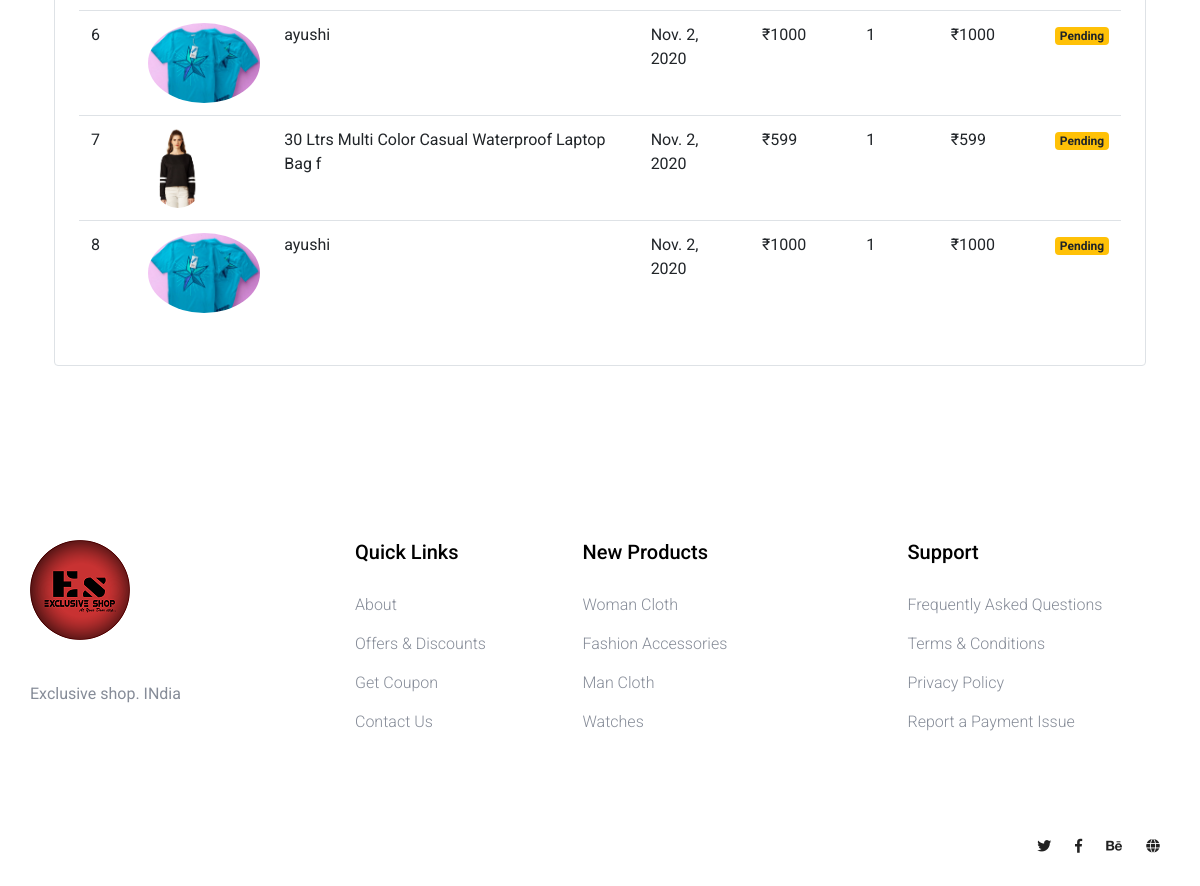
/shop/orders/ (signed in, lower part), run on an earlier commit of the app's database.
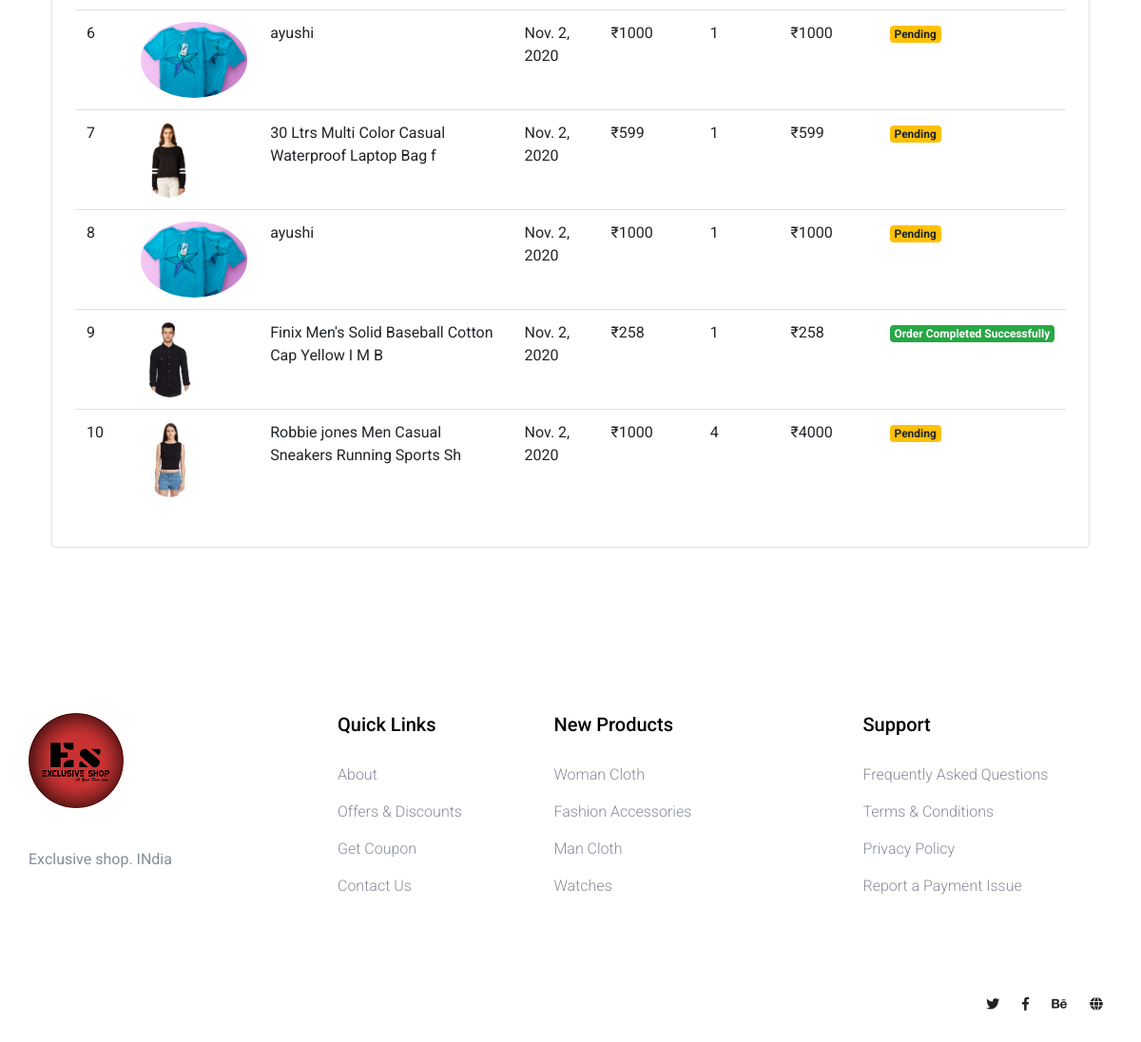
And on a later commit of the database.
### shop/models.py (models this page shows, shortened)
class Order(models.Model):
    product=models.ForeignKey(Product, on_delete=models.CASCADE)
    customer=models.ForeignKey(Customer, on_delete=models.CASCADE)
    quantity=models.IntegerField(default=1)
    price=models.IntegerField()
    address=models.CharField(max_length=500 , default='')
    phone_number=models.CharField(max_length=10,  default='')
    date=models.DateField(default=datetime.datetime.today)
    completed = models.BooleanField(default=False)
    @staticmethod
    def get_orders_by_customer(customer_id):
        return Order.objects.filter(customer = customer_id)

class Product(models.Model):
    product_id=models.AutoField
    product_name=models.CharField(max_length=50)
    category=models.CharField(max_length=50, default="")
    subcategory=models.CharField(max_length=50, default="")
    price=models.IntegerField(default=0)
    desc=models.CharField(max_length=300)
    pub_date=models.DateField()
    image=models.ImageField(upload_to="./shop/images", default="")

### shop/views.py (the view)
# urls.py: path('orders/', Orders.as_view(), name="Checkout"),
class Orders(View):
    @method_decorator(auth_middleware)
    def get(self, request):
        customer=request.session.get('customer')
        orders = Order.get_orders_by_customer(customer)
        return render(request, 'shop/orders.html', {'orders':orders})

### shop/templatetags/custom_filter.py (called while the page is built)
@register.filter(name = 'currency')
def currency(number):
    return "₹"+str(number)

@register.filter(name = 'multiply')
def multiply(number, number1):
    return number * number1

### shop/templates/shop/orders.html (shortened to what this page needs)
{% extends 'shop/index.html' %}
{% block content %}
{% load cart %}
{% load custom_filter %}
<div class = "container">
  <div class="border rounded p-4 m-4">
    <table class="table">
  <tbody>
  {% for order in orders %}
    <tr>
      <td>{{forloop.counter}}</td>
      <td><img style="height:80px;" class="rounded-circle" src="{{order.product.image.url}}" alt=""></td>
      <td>{{order.product.product_name}}</td>
        <td>{{order.date}}</td>
      <td>{{order.price|currency}}</td>
      <td>{{order.quantity}}</td>
      <td>{{order.quantity|multiply:order.price|currency}}</td>
      {% if order.completed %}
      <td><small class="badge badge-success">Order Completed Successfully</small></td>
      {% else %}
      <td><small class="badge badge-warning">Pending</small></td>
    </tr>
  {% endif %}
  {% endfor %}
  </tbody>
</table>
  </div>
</div>
{%endblock%}

### shop/templates/shop/index.html (shortened to what this page needs)
{%load static%}
<!doctype html>
<html class="no-js" lang="zxx">
<head>
        <link rel="stylesheet" href="{%static './shop/assets/css/bootstrap.min.css'%}">
        <link rel="stylesheet" href="{%static './shop/assets/css/owl.carousel.min.css'%}">
        <link rel="stylesheet" href="{%static './shop/assets/css/flaticon.css'%}">
        <link rel="stylesheet" href="{%static './shop/assets/css/slicknav.css'%}">
        <link rel="stylesheet" href="{%static './shop/assets/css/animate.min.css'%}">
        <link rel="stylesheet" href="{%static './shop/assets/css/magnific-popup.css'%}">
        <link rel="stylesheet" href="{%static './shop/assets/css/fontawesome-all.min.css'%}">
        <link rel="stylesheet" href="{%static './shop/assets/css/themify-icons.css'%}">
        <link rel="stylesheet" href="{%static './shop/assets/css/slick.css'%}">
        <link rel="stylesheet" href="{%static './shop/assets/css/nice-select.css'%}">
        <link rel="stylesheet" href="{%static './shop/assets/css/style.css'%}">
</head>
{% block content%}{% endblock %}
<footer>
  <div class="footer-area footer-padding">
      <div class="container">
          <div class="row d-flex justify-content-between">
              <div class="col-xl-3 col-lg-3 col-md-5 col-sm-6">
                  <div class="single-footer-caption mb-50">
                      <div class="single-footer-caption mb-30">
                          <div class="footer-logo">
                              <a href="/shop/index"><img src="{%static './shop/assets/img/logo/circle-cropped.png'%}" alt=""></a>
                          </div>
                          <div class="footer-tittle">
                              <div class="footer-pera">
                                  <p>Exclusive shop. INdia</p>
                          </div>
                          </div>
                      </div>
                  </div>
              </div>
              <div class="col-xl-2 col-lg-3 col-md-3 col-sm-5">
                  <div class="single-footer-caption mb-50">
                      <div class="footer-tittle">
                          <h4>Quick Links</h4>
                          <ul>
                              <li><a href="/shop/about">About</a></li>
                              <li><a href="#"> Offers & Discounts</a></li>
                              <li><a href="#"> Get Coupon</a></li>
                              <li><a href="/shop/contact">  Contact Us</a></li>
                          </ul>
                      </div>
                  </div>
              </div>
              <div class="col-xl-3 col-lg-3 col-md-4 col-sm-7">
                  <div class="single-footer-caption mb-50">
                      <div class="footer-tittle">
                          <h4>New Products</h4>
                          <ul>
                              <li><a href="/shop/basic">Woman Cloth</a></li>
                              <li><a href="/shop/basic">Fashion Accessories</a></li>
                              <li><a href="/shop/basic"> Man Cloth</a></li>
                              <li><a href="/shop/basic"> Watches</a></li>
                          </ul>
                      </div>
                  </div>
              </div>
              <div class="col-xl-3 col-lg-3 col-md-5 col-sm-7">
                  <div class="single-footer-caption mb-50">
                      <div class="footer-tittle">
                          <h4>Support</h4>
                          <ul>
                              <li><a href="#">Frequently Asked Questions</a></li>
                              <li><a href="#">Terms & Conditions</a></li>
                              <li><a href="#">Privacy Policy</a></li>
                              <li><a href="#">Report a Payment Issue</a></li>
                          </ul>
                      </div>
                  </div>
              </div>
          </div>
          <div class="row align-items-center">
              <div class="col-xl-7 col-lg-8 col-md-7">
              </div>
              <div class="col-xl-5 col-lg-4 col-md-5">
                  <div class="footer-copy-right f-right">
                      <div class="footer-social">
                          <a href="#"><i class="fab fa-twitter"></i></a>
                          <a href="https://www.facebook.com/sai4ull"><i class="fab fa-facebook-f"></i></a>
                          <a href="#"><i class="fab fa-behance"></i></a>
                          <a href="#"><i class="fas fa-globe"></i></a>
                      </div>
                  </div>
              </div>
          </div>
      </div>
  </div>
</footer>
</body>
</html>

What changed in the data, as far as the page shows it:
added Order: product.image (picture), product.product_name "Finix Men's Solid Baseball Cotton Cap Yellow I M B", date "Nov. 2, 2020", price "₹258", quantity "1", quantity|multiply "₹258", completed "Order Completed Successfully"
added Order: product.image (picture), product.product_name "Robbie jones Men Casual Sneakers Running Sports Sh", date "Nov. 2, 2020", price "₹1000", quantity "4", quantity|multiply "₹4000", completed "Pending"
